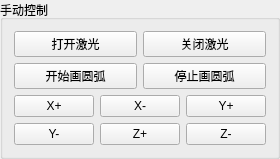
        <widget class="QGroupBox" name="groupbox_manual_ctrl">
         <property name="minimumSize">
          <size>
           <width>0</width>
           <height>0</height>
          </size>
         </property>
         <property name="maximumSize">
          <size>
           <width>99999</width>
           <height>99999</height>
          </size>
         </property>
         <property name="title">
          <string>手动控制</string>
         </property>
         <layout class="QGridLayout" name="gridLayout_19">
          <item row="0" column="0">
           <widget class="QPushButton" name="pushbutton_open_laser">
            <property name="sizePolicy">
             <sizepolicy hsizetype="Preferred" vsizetype="Preferred">
              <horstretch>0</horstretch>
              <verstretch>0</verstretch>
             </sizepolicy>
            </property>
            <property name="minimumSize">
             <size>
              <width>0</width>
              <height>0</height>
             </size>
            </property>
            <property name="maximumSize">
             <size>
              <width>99999</width>
              <height>99999</height>
             </size>
            </property>
            <property name="text">
             <string>打开激光</string>
            </property>
           </widget>
          </item>
          <item row="2" column="0" colspan="2">
           <layout class="QGridLayout" name="gridLayout_18">
            <item row="0" column="0">
             <widget class="QPushButton" name="pushbutton_move_xp">
              <property name="sizePolicy">
               <sizepolicy hsizetype="Preferred" vsizetype="Preferred">
                <horstretch>0</horstretch>
                <verstretch>0</verstretch>
               </sizepolicy>
              </property>
              <property name="minimumSize">
               <size>
                <width>0</width>
                <height>0</height>
               </size>
              </property>
              <property name="maximumSize">
               <size>
                <width>99999</width>
                <height>99999</height>
               </size>
              </property>
              <property name="text">
               <string>X+</string>
              </property>
             </widget>
            </item>
            <item row="0" column="1">
             <widget class="QPushButton" name="pushbutton_move_xn">
              <property name="sizePolicy">
               <sizepolicy hsizetype="Preferred" vsizetype="Preferred">
                <horstretch>0</horstretch>
                <verstretch>0</verstretch>
               </sizepolicy>
              </property>
              <property name="minimumSize">
               <size>
                <width>0</width>
                <height>0</height>
               </size>
              </property>
              <property name="maximumSize">
               <size>
                <width>99999</width>
                <height>99999</height>
               </size>
              </property>
              <property name="text">
               <string>X-</string>
              </property>
             </widget>
            </item>
            <item row="0" column="2">
             <widget class="QPushButton" name="pushbutton_move_yp">
              <property name="sizePolicy">
               <sizepolicy hsizetype="Preferred" vsizetype="Preferred">
                <horstretch>0</horstretch>
                <verstretch>0</verstretch>
               </sizepolicy>
              </property>
              <property name="minimumSize">
               <size>
                <width>0</width>
                <height>0</height>
               </size>
              </property>
              <property name="maximumSize">
               <size>
                <width>99999</width>
                <height>99999</height>
               </size>
              </property>
              <property name="text">
               <string>Y+</string>
              </property>
             </widget>
            </item>
            <item row="1" column="0">
             <widget class="QPushButton" name="pushbutton_move_yn">
              <property name="sizePolicy">
               <sizepolicy hsizetype="Preferred" vsizetype="Preferred">
                <horstretch>0</horstretch>
                <verstretch>0</verstretch>
               </sizepolicy>
              </property>
              <property name="minimumSize">
               <size>
                <width>0</width>
                <height>0</height>
               </size>
              </property>
              <property name="maximumSize">
               <size>
                <width>99999</width>
                <height>99999</height>
               </size>
              </property>
              <property name="text">
               <string>Y-</string>
              </property>
             </widget>
            </item>
            <item row="1" column="1">
             <widget class="QPushButton" name="pushbutton_move_zp">
              <property name="sizePolicy">
               <sizepolicy hsizetype="Preferred" vsizetype="Preferred">
                <horstretch>0</horstretch>
                <verstretch>0</verstretch>
               </sizepolicy>
              </property>
              <property name="minimumSize">
               <size>
                <width>0</width>
                <height>0</height>
               </size>
              </property>
              <property name="maximumSize">
               <size>
                <width>99999</width>
                <height>99999</height>
               </size>
              </property>
              <property name="text">
               <string>Z+</string>
              </property>
             </widget>
            </item>
            <item row="1" column="2">
             <widget class="QPushButton" name="pushbutton_move_zn">
              <property name="sizePolicy">
               <sizepolicy hsizetype="Preferred" vsizetype="Preferred">
                <horstretch>0</horstretch>
                <verstretch>0</verstretch>
               </sizepolicy>
              </property>
              <property name="minimumSize">
               <size>
                <width>0</width>
                <height>0</height>
               </size>
              </property>
              <property name="maximumSize">
               <size>
                <width>99999</width>
                <height>99999</height>
               </size>
              </property>
              <property name="text">
               <string>Z-</string>
              </property>
             </widget>
            </item>
           </layout>
          </item>
          <item row="0" column="1">
           <widget class="QPushButton" name="pushbutton_close_laser">
            <property name="sizePolicy">
             <sizepolicy hsizetype="Preferred" vsizetype="Preferred">
              <horstretch>0</horstretch>
              <verstretch>0</verstretch>
             </sizepolicy>
            </property>
            <property name="minimumSize">
             <size>
              <width>0</width>
              <height>0</height>
             </size>
            </property>
            <property name="maximumSize">
             <size>
              <width>99999</width>
              <height>99999</height>
             </size>
            </property>
            <property name="text">
             <string>关闭激光</string>
            </property>
           </widget>
          </item>
          <item row="1" column="0">
           <widget class="QPushButton" name="pushbutton_start_arc">
            <property name="text">
             <string>开始画圆弧</string>
            </property>
           </widget>
          </item>
          <item row="1" column="1">
           <widget class="QPushButton" name="pushbutton_stop_arc">
            <property name="text">
             <string>停止画圆弧</string>
            </property>
           </widget>
          </item>
         </layout>
        </widget>
